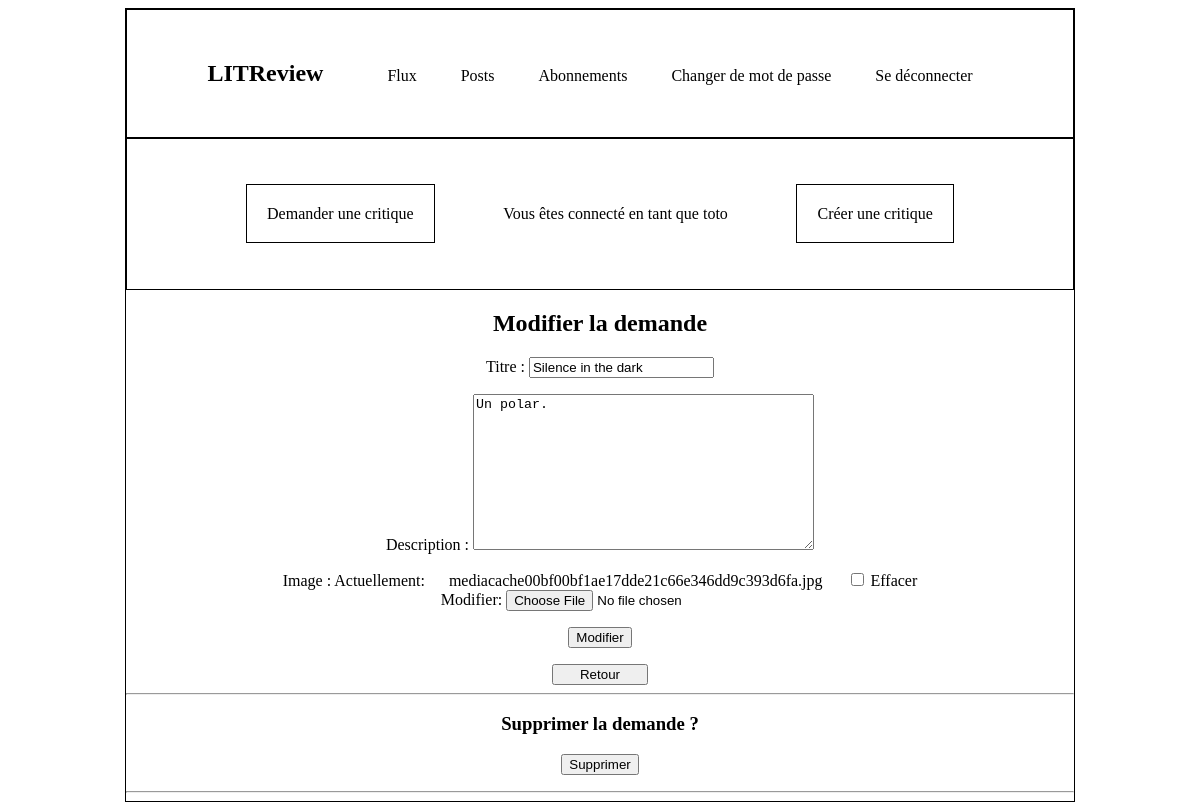
Screenshot of /publication/ticket/25/edit (signed in) with the database file from the repository.
### authentication/models.py (models this page shows)
class User(AbstractUser):
    SUBSCRIBER = "SUBSCRIBER"
    ROLE_CHOICES = ((SUBSCRIBER, "Abonné"),)
    role = models.CharField(max_length=30, choices=ROLE_CHOICES, verbose_name="Rôle")

### publication/models.py (models this page shows, shortened)
class Ticket(models.Model):
    title = models.CharField(max_length=128)
    description = models.TextField(max_length=2048, blank=True)
    user = models.ForeignKey(to=settings.AUTH_USER_MODEL, on_delete=models.CASCADE)
    image = models.ImageField(null=True, blank=True)
    time_created = models.DateTimeField(auto_now_add=True)
    IMAGE_MAX_SIZE = (400, 400)

### publication/views.py (the view, shortened to what this page needs)
@login_required
def edit_ticket(request, ticket_id):
    ticket = get_object_or_404(models.Ticket, id=ticket_id)
    edit_form = forms.TicketForm(instance=ticket)
    delete_form = forms.DeleteForm()
    context = {
        "edit_form": edit_form,
        "delete_form": delete_form,
    }
    return render(request, "publication/edit_ticket.html", context=context)

### publication/forms.py
class TicketForm(forms.ModelForm):
    edit_ticket = forms.BooleanField(widget=forms.HiddenInput, initial=True)
    class Meta:
        model = models.Ticket
        fields = ["title", "description", "image"]
        labels = {"title": "Titre"}

class DeleteForm(forms.Form):
    delete = forms.BooleanField(widget=forms.HiddenInput, initial=True)

### publication/templates/publication/edit_ticket.html (shortened to what this page needs)
{% extends "base.html" %}
{% block content %}
<h2>Modifier la demande</h2>
<form method="post">
    {{ edit_form.as_p }}
    <button type="submit">Modifier</button>
</form>
<button type="submit"><a href="{% url 'home' %}">Retour</a></button>
<hr>
<h3>Supprimer la demande ?</h3>
<form method="post">
    <button type="submit">Supprimer</button>
</form>
<hr>
{% endblock content %}

### templates/base.html (shortened to what this page needs)
{% load static %}
<html>
<head>
    <link rel="stylesheet" href="{% static 'styles.css' %}">
    <link rel="stylesheet" href="https://cdnjs.cloudflare.com/ajax/libs/font-awesome/4.7.0/css/font-awesome.min.css">
</head>
<body>
    {% if user.is_authenticated %}
    <div class="global">
        <nav>
            <h1 class="navigation_left">LITReview</h1>
            <ul class=navigation_right>
                <li class="navigation"><a href="{% url 'home' %}">Flux</a></li>
                <li class="navigation"><a href="{% url 'post' %}">Posts</a></li>
                <li class="navigation"><a href="{% url 'subscription' %}">Abonnements</a></li>
                <li class="navigation"><a href="{% url 'password_change' %}">Changer de mot de passe</a></li>
                <li class="navigation"><a href="{% url 'logout' %}">Se déconnecter</a></li>
            </ul>
        </nav>
        <div class="container">
            <p class="creation"><a href="{% url 'create_ticket' %}">Demander une critique</a></p>
            <p>Vous êtes connecté en tant que {{ user.username }}</p>
            <p class="creation"><a href="{% url 'create_review' %}">Créer une critique</a></p>
        </div>
        {% endif %}
        {% block content %}{% endblock content %}
    </div>
</body>
</html>

### static/styles.css (style rules this page uses)
.global { max-width: 80%; text-align: center; border: 1px black solid; margin: auto; }
a { text-decoration: none; color: black; }
nav { border: 1px black solid; padding: 30px; }
ul { list-style-type: none; }
.navigation { display: inline-block; }
a { padding: 20px; }
.navigation_left { display: inline-block; }
.navigation_right { display: inline-block; }
.creation a { border: solid black 1px; display: auto; }
.container { display: flex; padding: 50px; border: solid black 1px; }
.creation { flex-grow: 1; }

### rows the page displays
User: username "toto"
Ticket: title "Silence in the dark", description "Un polar."
